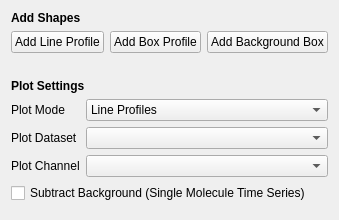
     <widget class="QWidget" name="tab_19">
      <attribute name="title">
       <string>Simple Analysis</string>
      </attribute>
      <layout class="QVBoxLayout" name="verticalLayout_22">
       <item>
        <widget class="QLabel" name="label_94">
         <property name="font">
          <font>
           <weight>75</weight>
           <bold>true</bold>
          </font>
         </property>
         <property name="text">
          <string>Add Shapes</string>
         </property>
        </widget>
       </item>
       <item>
        <layout class="QGridLayout" name="gridLayout_8">
         <item row="0" column="0">
          <widget class="QPushButton" name="add_line">
           <property name="text">
            <string>Add Line Profile</string>
           </property>
          </widget>
         </item>
         <item row="0" column="1">
          <widget class="QPushButton" name="add_box">
           <property name="text">
            <string>Add Box Profile</string>
           </property>
          </widget>
         </item>
         <item row="0" column="2">
          <widget class="QPushButton" name="add_background">
           <property name="text">
            <string>Add Background Box</string>
           </property>
          </widget>
         </item>
        </layout>
       </item>
       <item>
        <spacer name="verticalSpacer_21">
         <property name="orientation">
          <enum>Qt::Vertical</enum>
         </property>
         <property name="sizeType">
          <enum>QSizePolicy::Minimum</enum>
         </property>
         <property name="sizeHint" stdset="0">
          <size>
           <width>20</width>
           <height>20</height>
          </size>
         </property>
        </spacer>
       </item>
       <item>
        <widget class="QLabel" name="label_88">
         <property name="font">
          <font>
           <weight>75</weight>
           <bold>true</bold>
          </font>
         </property>
         <property name="text">
          <string>Plot Settings</string>
         </property>
        </widget>
       </item>
       <item>
        <layout class="QFormLayout" name="formLayout_17">
         <item row="0" column="0">
          <widget class="QLabel" name="label_77">
           <property name="text">
            <string>Plot Mode</string>
           </property>
          </widget>
         </item>
         <item row="1" column="0">
          <widget class="QLabel" name="label_78">
           <property name="text">
            <string>Plot Dataset</string>
           </property>
          </widget>
         </item>
         <item row="1" column="1">
          <widget class="QComboBox" name="simple_plot_dataset"/>
         </item>
         <item row="2" column="0">
          <widget class="QLabel" name="label_79">
           <property name="text">
            <string>Plot Channel</string>
           </property>
          </widget>
         </item>
         <item row="2" column="1">
          <widget class="QComboBox" name="simple_plot_channel"/>
         </item>
         <item row="0" column="1">
          <widget class="QComboBox" name="simple_plot_mode">
           <item>
            <property name="text">
             <string>Line Profiles</string>
            </property>
           </item>
           <item>
            <property name="text">
             <string>Line Profiles With Gaussian Fit</string>
            </property>
           </item>
           <item>
            <property name="text">
             <string>Single Molecule Time Series</string>
            </property>
           </item>
          </widget>
         </item>
        </layout>
       </item>
       <item>
        <widget class="QCheckBox" name="simple_subtract_background">
         <property name="text">
          <string>Subtract Background (Single Molecule Time Series)</string>
         </property>
        </widget>
       </item>
       <item>
        <widget class="QWidget" name="simple_graph_container" native="true">
         <property name="sizePolicy">
          <sizepolicy hsizetype="MinimumExpanding" vsizetype="MinimumExpanding">
           <horstretch>0</horstretch>
           <verstretch>0</verstretch>
          </sizepolicy>
         </property>
         <property name="minimumSize">
          <size>
           <width>50</width>
           <height>0</height>
          </size>
         </property>
         <property name="toolTipDuration">
          <number>0</number>
         </property>
        </widget>
       </item>
      </layout>
     </widget>
